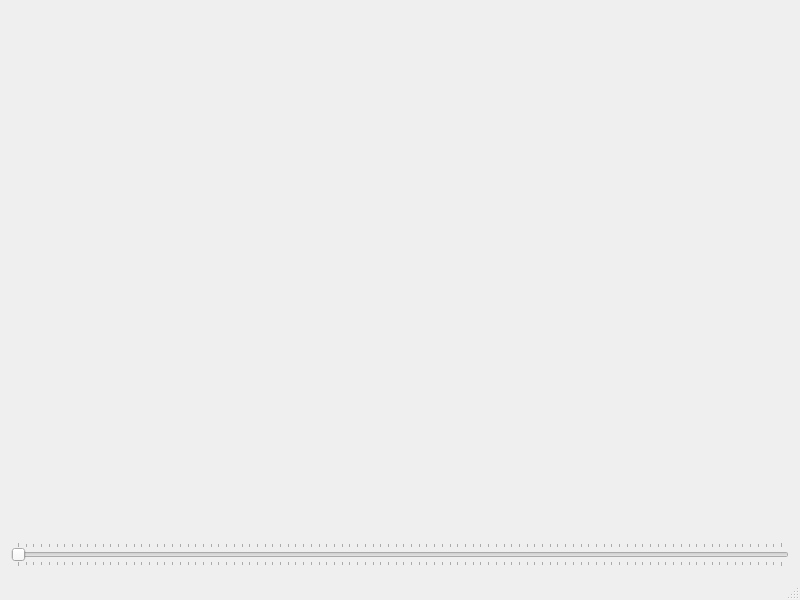
<?xml version="1.0" encoding="UTF-8"?>
<ui version="4.0">
 <class>MainWindow</class>
 <widget class="QMainWindow" name="MainWindow">
  <property name="geometry">
   <rect>
    <x>0</x>
    <y>0</y>
    <width>800</width>
    <height>600</height>
   </rect>
  </property>
  <property name="minimumSize">
   <size>
    <width>800</width>
    <height>600</height>
   </size>
  </property>
  <property name="windowTitle">
   <string>MainWindow</string>
  </property>
  <widget class="QWidget" name="centralWidget">
   <layout class="QVBoxLayout" name="verticalLayout">
    <item>
     <widget class="DrawArea" name="widget" native="true"/>
    </item>
    <item>
     <widget class="QSlider" name="horizontalSlider">
      <property name="orientation">
       <enum>Qt::Horizontal</enum>
      </property>
      <property name="tickPosition">
       <enum>QSlider::TicksBothSides</enum>
      </property>
     </widget>
    </item>
   </layout>
  </widget>
  <widget class="QMenuBar" name="menuBar">
   <property name="geometry">
    <rect>
     <x>0</x>
     <y>0</y>
     <width>800</width>
     <height>18</height>
    </rect>
   </property>
  </widget>
  <widget class="QStatusBar" name="statusBar"/>
 </widget>
 <layoutdefault spacing="6" margin="11"/>
 <customwidgets>
  <customwidget>
   <class>DrawArea</class>
   <extends>QWidget</extends>
   <header>drawarea.h</header>
   <container>1</container>
  </customwidget>
 </customwidgets>
 <resources/>
 <connections/>
</ui>
